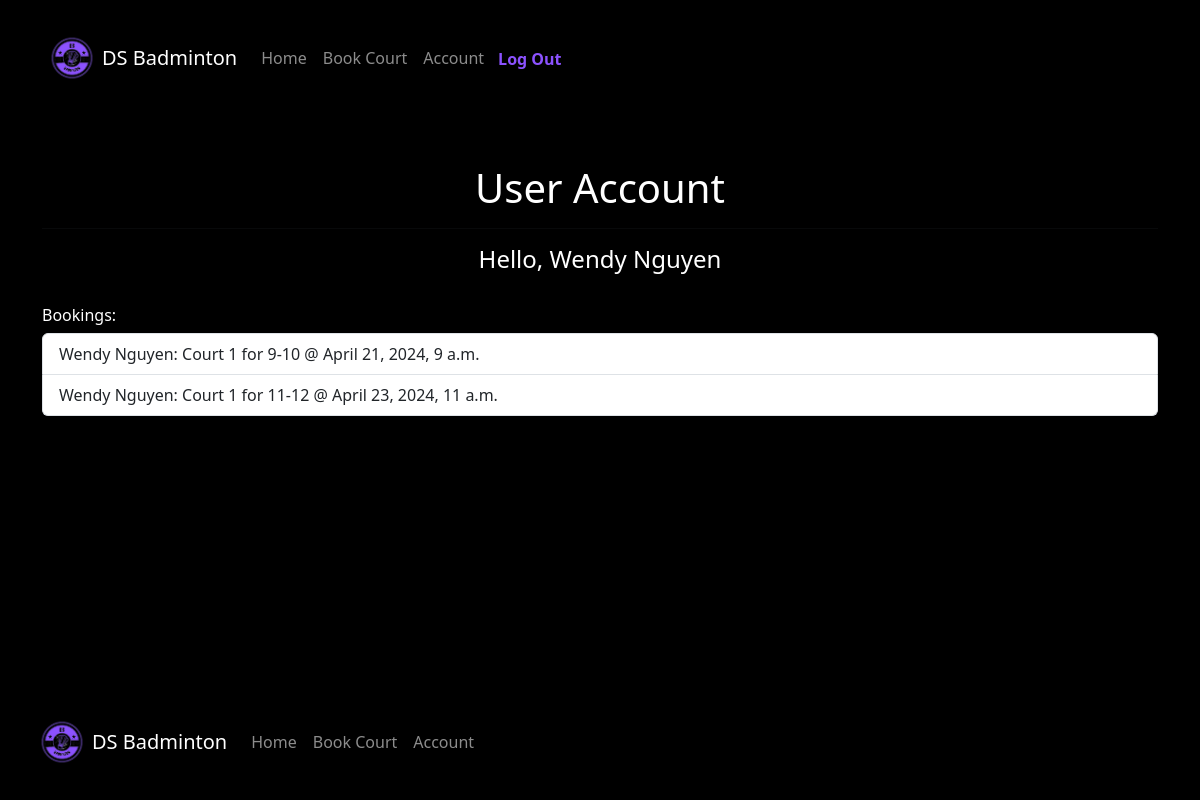
/useraccount (signed in), run on the app's committed database.
### BadmintonCourt/models.py (models this page shows, shortened)
class MBooking(models.Model):
    user = models.ForeignKey(
        User,
        on_delete=models.CASCADE,
        related_name='member',
        limit_choices_to={'groups__name': 'Members'}
    )
    court = models.OneToOneField(
        court,
        on_delete=models.CASCADE,
        related_name='Mcourt',
    )

class court(models.Model):
    courtName = models.TextField()
    startTime = models.DateTimeField()
    endTime = models.DateTimeField()
    amount = models.FloatField()
    available = models.BooleanField(default=True)
    def __str__(self):
        return self.courtName

### BadmintonCourt/views.py (the view)
# urls.py: path('useraccount', UserAccountView.as_view(), name='useraccount'),
class UserAccountView(LoginRequiredMixin, ListView):
    model = MBooking
    template_name = 'useraccount.html'
    login_url = 'accounts/login/'
    def get_queryset(self):
        queryset = super().get_queryset()
        if self.request.user.groups.filter(name='Members').exists():
            queryset = queryset.filter(user=self.request.user)
        else:
            queryset = queryset.all()
        return queryset

### BadmintonCourt/templates/useraccount.html
{% extends 'base.html' %}
{% block content %}
<h1 class="text-center text-white">User Account</h1>
<hr>
<h4 class="text-center text-white">Hello, {{ user.first_name }} {{ user.last_name }}</h4>
    <br>
    <h6 class="text-white">Bookings:</h6>
    <ul class="list-group">
    {% for mbook in object_list %}
    <li class="list-group-item"> {{mbook.user.first_name}} {{mbook.user.last_name}}: {{ mbook.court }} @ {{ mbook.court.startTime }} </li>
    {% endfor %}
    </ul>
{% endblock %}

### static/css/base.css (style rules this page uses)
body { background-color: #000000; }

### data on the page
MBooking: user.first_name "Wendy", user.last_name "Nguyen", court "Court 1 for 9-10", court.startTime "April 21, 2024, 9 a.m."
MBooking: user.first_name "Wendy", user.last_name "Nguyen", court "Court 1 for 11-12", court.startTime "April 23, 2024, 11 a.m."

### other printed values
{{ user.first_name }} "Wendy"
{{ user.last_name }} "Nguyen"
